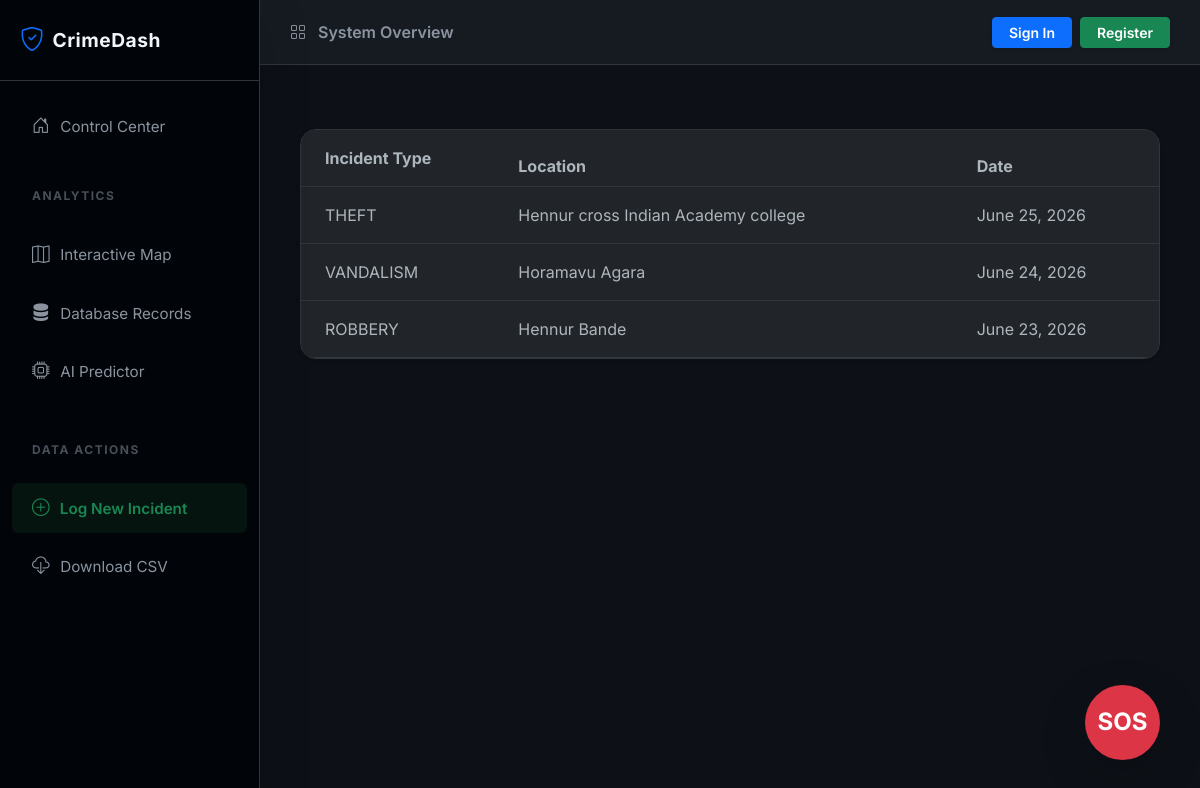
Page /records/dashboard/ on the committed database.
### records/models.py (models this page shows, shortened)
class CrimeRecord(models.Model):
    CRIME_TYPES = [
        ('THEFT', 'Theft'),
        ('ASSAULT', 'Assault'),
        ('VANDALISM', 'Vandalism'),
        ('ROBBERY', 'Robbery'),
        ('OTHER', 'Other'),
    ]
    crime_type = models.CharField(max_length=50, choices=CRIME_TYPES)
    location = models.CharField(max_length=255)
    latitude = models.FloatField(null=True, blank=True)
    longitude = models.FloatField(null=True, blank=True)
    date = models.DateField(default=datetime.date.today)
    time = models.TimeField()
    description = models.TextField(blank=True)

### records/views.py (the view)
# urls.py: path('dashboard/', views.crime_dashboard, name='dashboard'),
def crime_dashboard(request):
    all_crimes = CrimeRecord.objects.all()
    active_sos = []
    if request.user.is_staff:
        active_sos = SOSEmergency.objects.filter(is_resolved=False).order_by('-timestamp')
    return render(request, 'records/dashboard.html', {
        'crimes': all_crimes,
        'sos_alerts': active_sos
    })

### records/templates/records/dashboard.html (shortened to what this page needs)
{% extends 'base.html' %}
{% block content %}
<div class="card bg-white shadow-sm border-0 rounded-4 overflow-hidden mt-4">
    <div class="table-responsive">
        <table class="table table-hover align-middle mb-0">
            <thead>
                <tr>
                    <th class="ps-4 py-3">Incident Type</th>
                    <th>Location</th>
                    <th>Date</th>
                </tr>
            </thead>
            <tbody>
                {% for crime in crimes %}
                <tr>
                    <td class="ps-4 py-3">{{ crime.crime_type }}</td>
                    <td>{{ crime.location }}</td>
                    <td>{{ crime.date }}</td>
                </tr>
                {% empty %}
                <tr>
                    <td colspan="3" class="text-center py-5">No records found.</td>
                </tr>
                {% endfor %}
            </tbody>
        </table>
    </div>
</div>
{% endblock %}

### templates/base.html (style rules this page uses)
body { font-family: 'Inter', sans-serif; background-color: #0d1117; color: #c9d1d9; overflow-x: hidden; }
.bg-white, .card { background-color: #161b22 !important; border: 1px solid #30363d !important; }
.table { color: #c9d1d9 !important; border-color: #30363d !important; }

### rows in the picture
CrimeRecord: crime_type "THEFT", location "Hennur cross Indian Academy college", date "June 25, 2026"
CrimeRecord: crime_type "VANDALISM", location "Horamavu Agara", date "June 24, 2026"
CrimeRecord: crime_type "ROBBERY", location "Hennur Bande", date "June 23, 2026"
